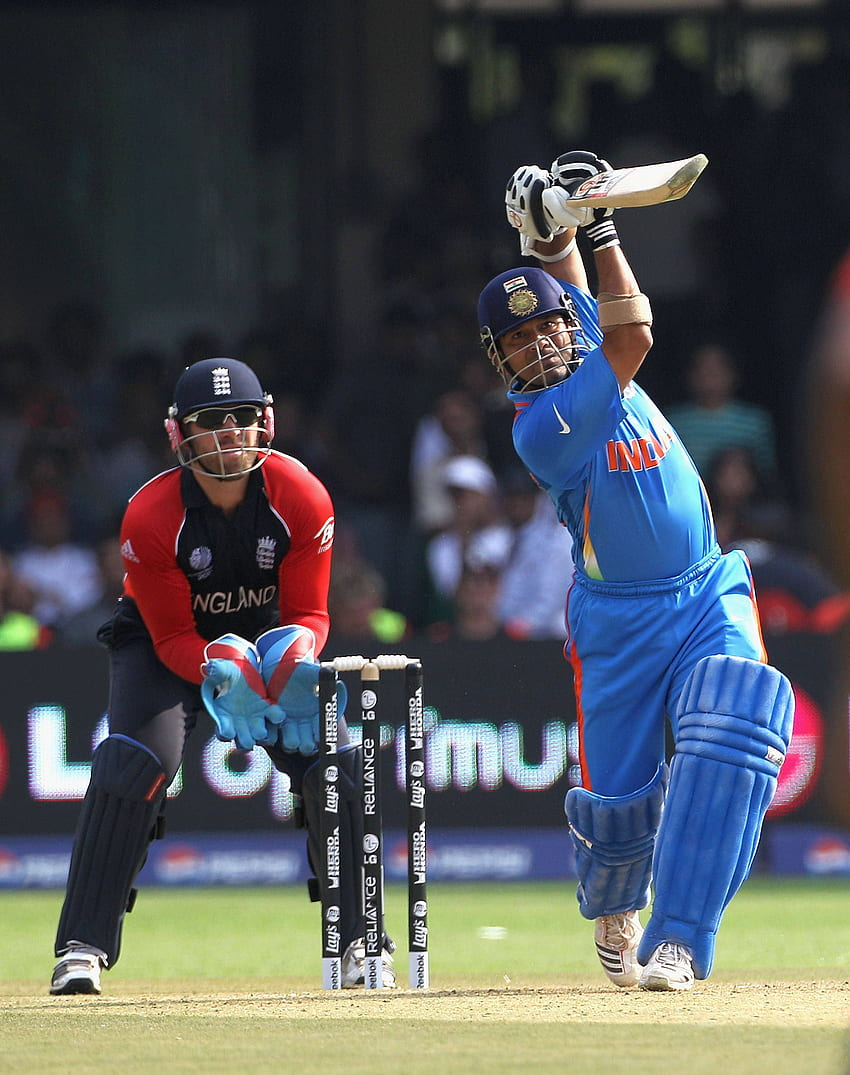
#> input picture Day 3/sachin.jpg, 850 x 1075 px
$ jupyter execute --allow-errors Thresholding.ipynb
#> lines starting #> are read from the running program, lines starting #| are printed output that depends on the picture; after the words box and inside, x2 and y2 are one past the last pixel; in counts of white or black regions, pixels touching at a corner belong together
[cell 1]
import cv2
import numpy as np
import matplotlib.pyplot as plt

[cell 2]
img = cv2.imread('sachin.jpg', 0)
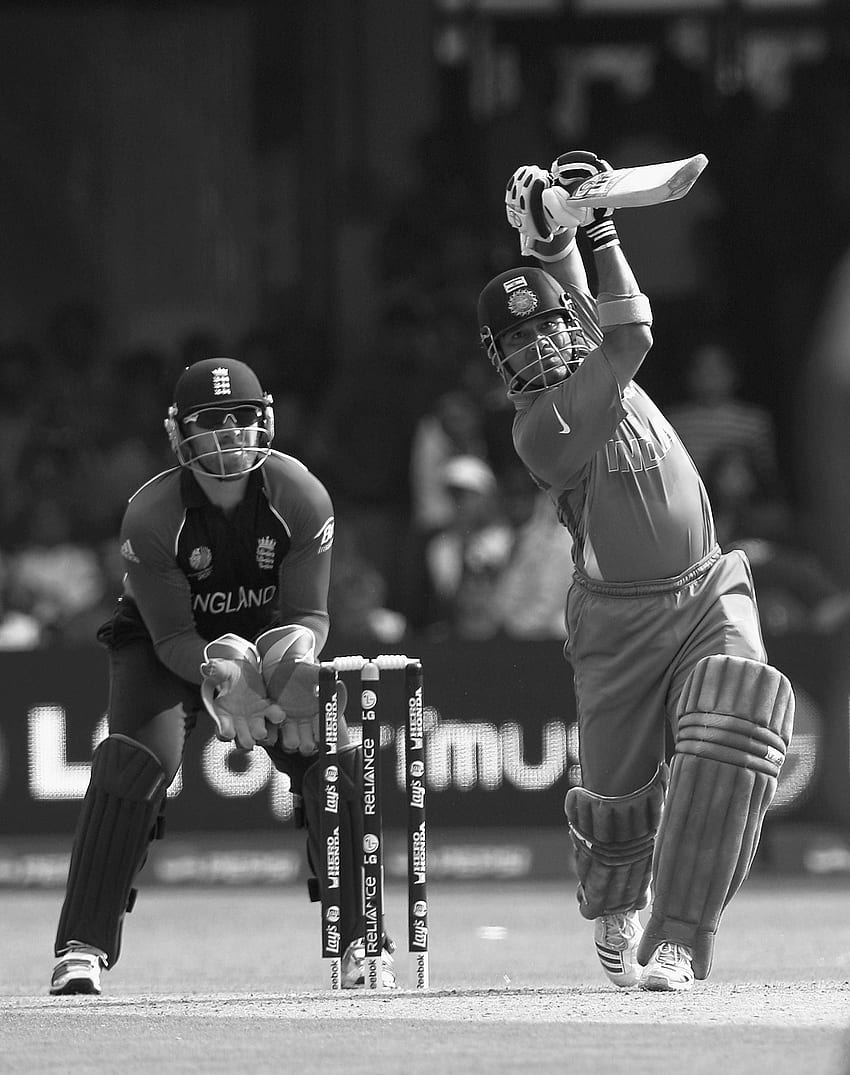
#> img: shape (1075, 850); min 0, max 255, mean 83.5

## Binary Thresholding

[cell 3]
binary_image = img > 127
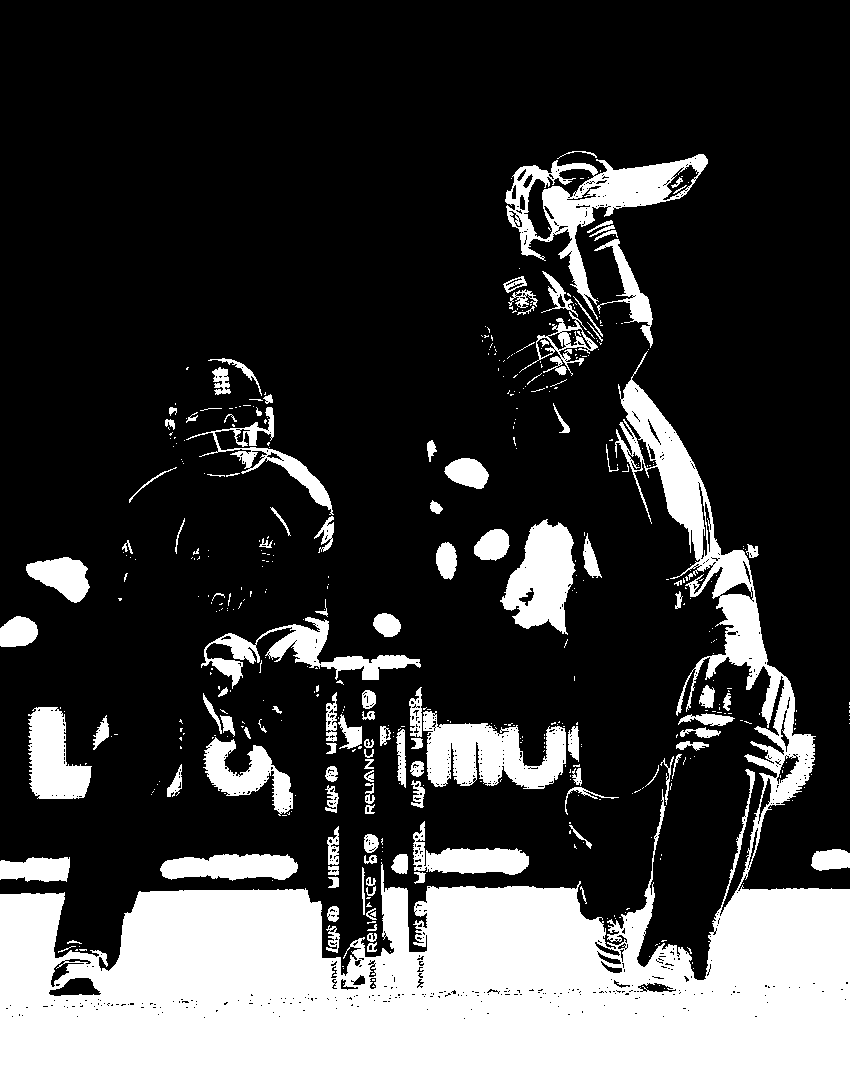
#> binary_image: shape (1075, 850) bool; 23.9% white; 485 white regions (363 under 20 px), largest, box (x1, y1, x2, y2) and area: (0, 351, 850, 1075) 155402, (505, 154, 708, 320) 8256, (423, 711, 566, 789) 6688

[cell 4]
binary_image

[cell 5]
plt.subplot(1,2,1)
plt.title('Original')
plt.imshow(img, cmap = 'gray')
plt.subplot(1,2,2)
plt.title('Binary')
plt.imshow(binary_image, cmap = 'gray')
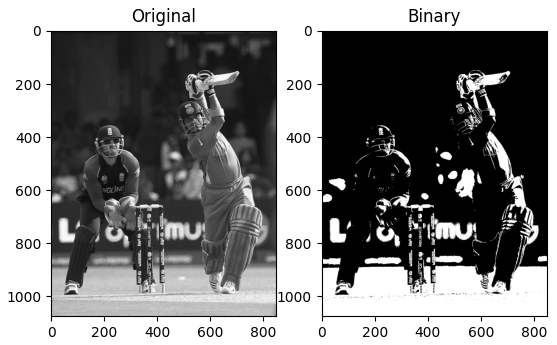
#> figure drawn by matplotlib, 2 panels

[cell 6]
lenna = cv2.imread('lenna.png', 0)

#> (the rest of this cell did not finish here and is left out)

[cell 7]
lenna

[cell 8]
lenna = cv2.imread('lenna.png', 0)

#> (the rest of this cell did not finish here and is left out)

#> (a cell that did not finish here is left out)

#> (a cell that did not finish here is left out)

[cell 11]
lenna = cv2.imread('lenna.png', 0)

thresh, new_lenna = cv2.threshold(lenna, 127, 255, cv2.THRESH_BINARY)

plt.subplot(1,2,1)
plt.title('Original')
#> (the rest of this cell did not finish here and is left out)

[cell 12]
help(cv2.threshold)

##### Inverse Binary Thresholding

[cell 13]
lenna = cv2.imread('lenna.png', 0)

#> (the rest of this cell did not finish here and is left out)

[cell 14]
lenna = cv2.imread('lenna.png', 0)

thresh, new_lenna = cv2.threshold(lenna, 127, 255, cv2.THRESH_BINARY_INV)

plt.subplot(1,2,1)
plt.title('Original')
#> (the rest of this cell did not finish here and is left out)

#### Otsu Thresholding

[cell 15]
lenna = cv2.imread('lenna.png', 0)

thresh_otsu, lenna_otsu = cv2.threshold(lenna, 100, 255, cv2.THRESH_OTSU)
#> thresh_otsu = 0
thresh_bin, lenna_bin = cv2.threshold(lenna, 127, 255, cv2.THRESH_BINARY)

plt.figure(figsize=(16,9))
plt.subplot(1,3,1)
plt.title('Original')
#> (the rest of this cell did not finish here and is left out)

[cell 16]
thresh_otsu
#> Out = 0

[cell 17]
thresh_bin

[cell 18]
lenna = cv2.imread('lenna.png', 0)

thresh_otsu, lenna_otsu = cv2.threshold(lenna, 100, 255, cv2.THRESH_OTSU)
thresh_bin, lenna_bin = cv2.threshold(lenna, 100, 255, cv2.THRESH_BINARY)

plt.figure(figsize=(16,9))
plt.subplot(1,3,1)
plt.title('Original')
#> (the rest of this cell did not finish here and is left out)

[cell 19]
thresh_otsu
#> Out = 0
